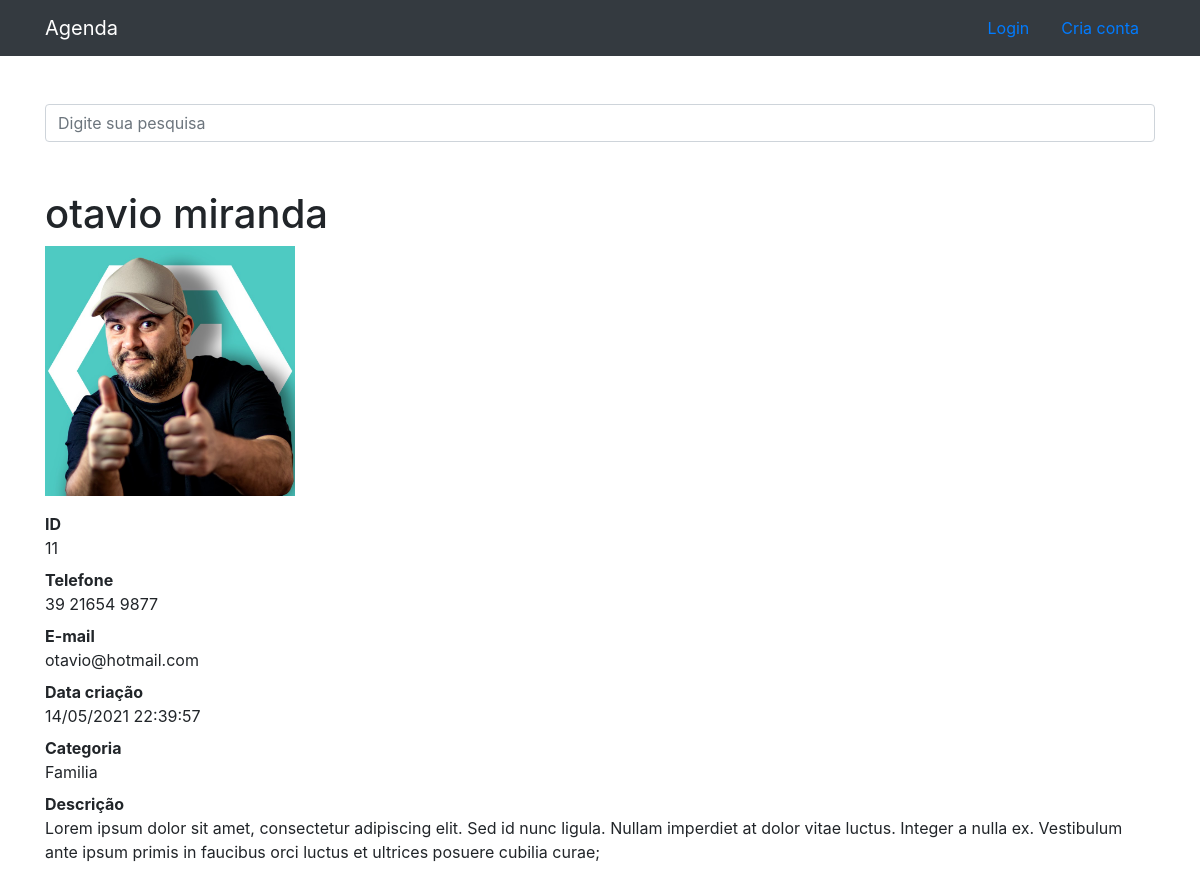
Page /11 on the committed database.
### contatos/models.py (models this page shows, shortened)
class Contato(models.Model):
    nome = models.CharField(max_length=255)
    sobrenome = models.CharField(max_length=255, blank=True)
    telefone = models.CharField(max_length=255)
    email = models.CharField(max_length=255, blank=True)
    data_criacao = models.DateTimeField(default=timezone.now)
    descricao = models.TextField(blank=True)
    categoria = models.ForeignKey(Categoria, on_delete=models.DO_NOTHING)
    mostrar = models.BooleanField(default=True)
    foto = models.ImageField(blank=True, upload_to='fotos/%Y/%m')

class Categoria(models.Model):
    nome = models.CharField(max_length=255)
    def __str__(self) -> str:
        return self.nome

### contatos/views.py (the view)
# urls.py: path('<int:contato_id>', views.ver_contato, name='ver_contato'),
def ver_contato(request, contato_id):
    contato = get_object_or_404(Contato, id=contato_id)
    if not contato.mostrar:
        raise Http404()
    return render(request, 'contatos/ver_contato.html', {
        'contato': contato
    })

### contatos/templates/contatos/ver_contato.html (shortened to what this page needs)
{% extends "base.html" %}
{% block conteudo %}
<h1 class="mt-5">{{ contato.nome }} {{ contato.sobrenome }}</h1>
{% if contato.foto %}
<p>
    <img src="{{ contato.foto.url }}"
    alt="user" style="max-width: 250px; height: auto;">
</p>
{% endif %}
<dl>
    <dt>ID</dt>
    <dd>{{ contato.id }}</dd>
    <dt>Telefone</dt>
    <dd>{{ contato.telefone }}</dd>
    <dt>E-mail</dt>
    <dd>{{ contato.email }}</dd>
    <dt>Data criação</dt>
    <dd>{{ contato.data_criacao|date:'d/m/Y H:i:s' }}</dd>
    <dt>Categoria</dt>
    <dd>{{ contato.categoria }}</dd>
    <dt>Descrição</dt>
    <dd>{{ contato.descricao }}</dd>
</dl>
{% endblock conteudo %}

### rows in the picture
Contato: nome "otavio", sobrenome "miranda", foto (picture), id "11", telefone "39 21654 9877", email "otavio@hotmail.com", data_criacao "14/05/2021 22:39:57", categoria "Familia", descricao "Lorem ipsum dolor sit amet, consectetur adipiscing elit. Sed id nunc ligula. Nullam imperdiet at dolor vitae luctus. Integer a nulla ex. Vestibulum ante ipsum primis in faucibus orci luctus et ultrices posuere cubilia curae;"
